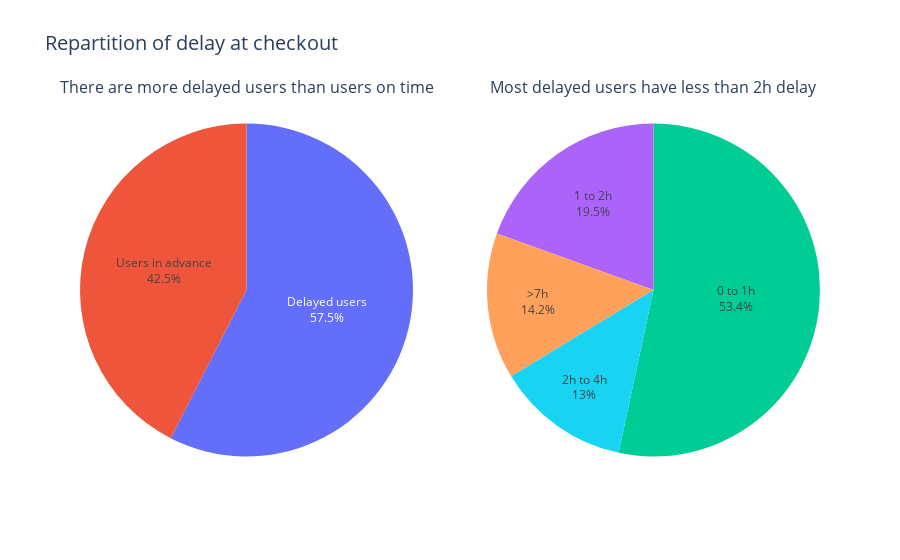

Notebook code cell kept with this figure:
### Code cell
# All users
bins = [-float('inf'), 0, float('inf')]
labels = ['Users in advance', 'Delayed users']
delay_bins = pd.cut(delay_df.delay_at_checkout_in_minutes, bins=bins, labels=labels)
section_counts = delay_bins.value_counts()

# Positive delays only
bins = [0, 60, 120, 240, float('inf')]
labels = ['0 to 1h', '1 to 2h', '2h to 4h','>7h']
delay_bins_positive = pd.cut(positive_delay_df.delay_at_checkout_in_minutes, bins=bins, labels=labels)
section_counts_positive = delay_bins_positive.value_counts()

# Subplots & graphs
specs = [[{'type': 'domain'}, {'type': 'domain'}]]
fig = make_subplots(rows=1, cols=2, specs=specs, subplot_titles=['There are more delayed users than users on time','Most delayed users have less than 2h delay'])
fig.add_trace(go.Pie(labels=section_counts.index, values=section_counts, textinfo='label+percent'),row=1, col=1)
fig.add_trace(go.Pie(labels=section_counts_positive.index, values=section_counts_positive, textinfo='label+percent'),row=1, col=2)
fig.update_layout(title='Repartition of delay at checkout', title_font=dict(size=20), showlegend=False)
fig.show()

# Save the figure as a static image in order to see it in github
pio.write_image(fig, 'Repartition of delay at checkout.png')
image = Image.open('Repartition of delay at checkout.png.png')
image.show()

### Figure 1 — Plotly figure (JSON) as saved in the notebook; plotly's stock layout.template omitted (floating-point values rounded to 4 significant figures)
{"data": [{"domain": {"x": [0, 0.45], "y": [0, 1]}, "labels": ["Delayed users", "Users in advance"], "textinfo": "label+percent", "type": "pie", "values": [9404, 6942]}, {"domain": {"x": [0.55, 1], "y": [0, 1]}, "labels": ["0 to 1h", "1 to 2h", ">7h", "2h to 4h"], "textinfo": "label+percent", "type": "pie", "values": [5018, 1833, 1334, 1219]}], "layout": {"annotations": [{"font": {"size": 16}, "showarrow": false, "text": "There are more delayed users than users on time", "x": 0.225, "xanchor": "center", "xref": "paper", "y": 1, "yanchor": "bottom", "yref": "paper"}, {"font": {"size": 16}, "showarrow": false, "text": "Most delayed users have less than 2h delay", "x": 0.775, "xanchor": "center", "xref": "paper", "y": 1, "yanchor": "bottom", "yref": "paper"}], "showlegend": false, "title": {"font": {"size": 20}, "text": "Repartition of delay at checkout"}}}
